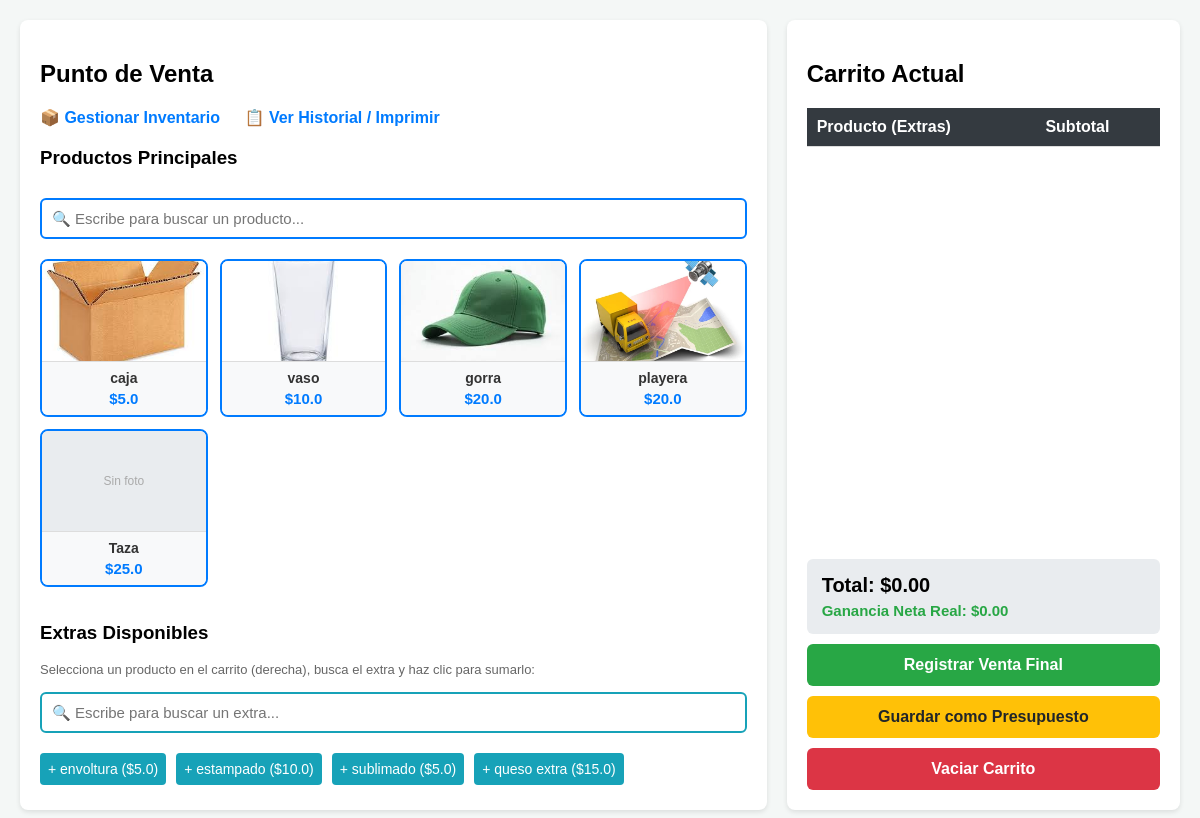
The page / on the database its author committed.
### tables this page shows
CREATE TABLE productos (
            id INTEGER PRIMARY KEY AUTOINCREMENT,
            nombre TEXT NOT NULL,
            costo_compra REAL NOT NULL,
            precio_venta REAL NOT NULL
        , imagen_url TEXT);

CREATE TABLE extras (
            id INTEGER PRIMARY KEY AUTOINCREMENT,
            nombre TEXT NOT NULL,
            costo_compra REAL NOT NULL,
            precio_venta REAL NOT NULL
        );

### app.py (the view)
@app.route('/')
def inicio():
    conexion = conectar_bd()
    productos = conexion.execute('SELECT * FROM productos').fetchall()
    extras = conexion.execute('SELECT * FROM extras').fetchall()
    conexion.close()
    return render_template('pos.html', productos=productos, extras=extras)

### app.py (called while the page is built)
def conectar_bd():
    conexion = sqlite3.connect('database.db')
    conexion.row_factory = sqlite3.Row
    return conexion

### templates/pos.html (shortened to what this page needs)
<!DOCTYPE html>
<html lang="es">
<head>
</head>
<body>
    <div class="panel-izquierdo">
        <h2>Punto de Venta</h2>
        <div class="menu-navegacion">
            <a href="/inventario">📦 Gestionar Inventario</a>
            <a href="/tickets">📋 Ver Historial / Imprimir</a>
        </div>
        <h3 style="margin-top: 20px;">Productos Principales</h3>
        <input type="text" id="buscar-producto" class="buscador" onkeyup="filtrarProductos()" placeholder="🔍 Escribe para buscar un producto...">
        <div class="grid-productos" id="contenedor-productos">
            {% for p in productos %}
            <div class="tarjeta-producto" data-nombre="{{ p.nombre.lower() }}" onclick="agregarAlCarrito('{{ p.id }}', '{{ p.nombre }}', {{ p.precio_venta }}, {{ p.costo_compra }})">
                {% if p.imagen_url %}
                <img src="{{ p.imagen_url }}" class="img-producto" alt="{{ p.nombre }}">
                {% else %}
                <div class="img-producto" style="display:flex; align-items:center; justify-content:center; color:#aaa; font-size:12px;">Sin foto</div>
                {% endif %}
                <div class="info-producto">
                    {{ p.nombre }}
                    <div class="precio-tag">${{ p.precio_venta }}</div>
                </div>
            </div>
            {% endfor %}
        </div>
        <h3 style="margin-top: 35px;">Extras Disponibles</h3>
        <p style="font-size: 13px; color: #666; margin-bottom: 5px;">Selecciona un producto en el carrito (derecha), busca el extra y haz clic para sumarlo:</p>
        <input type="text" id="buscar-extra" class="buscador buscador-extra" onkeyup="filtrarExtras()" placeholder="🔍 Escribe para buscar un extra...">
        <div style="display: flex; gap: 10px; flex-wrap: wrap; margin-top: 10px;" id="contenedor-extras">
            {% for e in extras %}
            <div class="tarjeta-extra" data-nombre="{{ e.nombre.lower() }}" onclick="agregarExtraAProducto('{{ e.nombre }}', {{ e.precio_venta }}, {{ e.costo_compra }})">
                + {{ e.nombre }} (${{ e.precio_venta }})
            </div>
            {% endfor %}
        </div>
    </div>
    <div class="panel-derecho">
        <div>
            <h2>Carrito Actual</h2>
            <table>
                <thead>
                    <tr>
                        <th>Producto (Extras)</th>
                        <th>Subtotal</th>
                    </tr>
                </thead>
            </table>
        </div>
        <div>
            <div class="total-caja">
                <div>Total: $<span id="texto-total">0.00</span></div>
                <div style="font-size: 15px; color: #28a745; margin-top: 5px;">Ganancia Neta Real: $<span id="texto-ganancia">0.00</span></div>
            </div>
            <button class="btn btn-cobrar" onclick="finalizarTransaccion('venta')">Registrar Venta Final</button>
            <button class="btn btn-presupuesto" onclick="finalizarTransaccion('presupuesto')">Guardar como Presupuesto</button>
            <button class="btn" style="background:#dc3545; color:white;" onclick="limpiarCarrito()">Vaciar Carrito</button>
        </div>
    </div>
</body>
</html>

### templates/pos.html (style rules this page uses)
body { font-family: Arial, sans-serif; margin: 20px; background-color: #f4f7f6; display: flex; gap: 20px; }
.panel-izquierdo { flex: 2; background: white; padding: 20px; border-radius: 8px; box-shadow: 0 2px 5px rgba(0,0,0,0.1); }
.panel-derecho { flex: 1; background: #fff; padding: 20px; border-radius: 8px; box-shadow: 0 2px 5px rgba(0,0,0,0.1); display: flex; flex-direction: column; justify-content: space-between; }
.grid-productos { display: grid; grid-template-columns: repeat(auto-fill, minmax(150px, 1fr)); gap: 12px; margin-top: 15px; }
.tarjeta-producto { background: white; border: 2px solid #007bff; color: #333; border-radius: 8px; text-align: center; cursor: pointer; overflow: hidden; display: flex; flex-direction: column; justify-content: space-between; transition: transform 0.2s, box-shadow 0.2s; }
.img-producto { width: 100%; height: 100px; object-fit: cover; background-color: #e9ecef; }
.info-producto { padding: 8px; font-weight: bold; font-size: 14px; background: #f8f9fa; border-top: 1px solid #ddd; flex-grow: 1; display: flex; flex-direction: column; justify-content: center; }
.precio-tag { color: #007bff; font-size: 15px; margin-top: 4px; }
.tarjeta-extra { background: #17a2b8; color: white; padding: 8px; margin: 5px 0; border-radius: 4px; cursor: pointer; font-size: 14px; text-align: center; }
table { width: 100%; border-collapse: collapse; margin-top: 15px; }
th, td { border-bottom: 1px solid #ddd; padding: 10px; text-align: left; }
th { background: #343a40; color: white; }
.total-caja { background: #e9ecef; padding: 15px; border-radius: 6px; font-size: 20px; font-weight: bold; margin-top: 15px; }
.btn { width: 100%; padding: 12px; margin-top: 10px; border: none; border-radius: 6px; font-size: 16px; font-weight: bold; cursor: pointer; }
.btn-cobrar { background: #28a745; color: white; }
.btn-presupuesto { background: #ffc107; color: #212529; }
.menu-navegacion a { text-decoration: none; color: #007bff; font-weight: bold; margin-right: 20px; font-size: 16px; }
.buscador { width: 100%; padding: 10px; margin-top: 10px; margin-bottom: 5px; box-sizing: border-box; border: 2px solid #007bff; border-radius: 6px; font-size: 15px; }
.buscador-extra { border-color: #17a2b8; }

### rows shown on the page
productos: imagen_url (picture), nombre "caja", precio_venta "5.0"
productos: imagen_url (picture), nombre "vaso", precio_venta "10.0"
productos: imagen_url (picture), nombre "gorra", precio_venta "20.0"
productos: imagen_url (picture), nombre "playera", precio_venta "20.0"
productos: imagen_url "Sin foto", nombre "Taza", precio_venta "25.0"
extras: nombre "envoltura", precio_venta "5.0"
extras: nombre "estampado", precio_venta "10.0"
extras: nombre "sublimado", precio_venta "5.0"
extras: nombre "queso extra", precio_venta "15.0"
